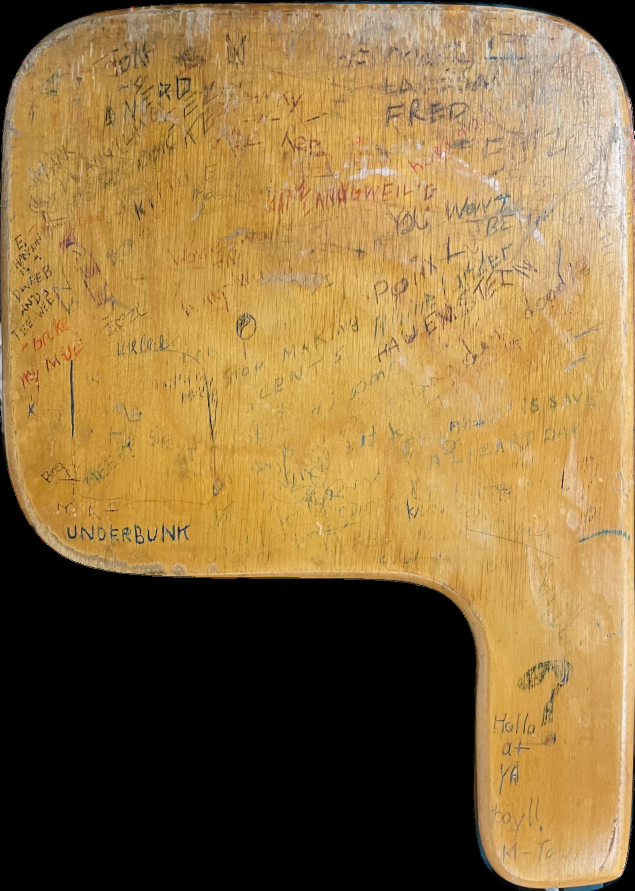
#> input picture assets/cropped/desk78.png, 1269 x 1782 px, given in place of desk78.jpeg, which was not available (shown at 1/2 size)
$ python perspective_test.py
#> lines starting #> are read from the running program, lines starting #| are printed output that depends on the picture; pictures that were not available may be replaced by others from this repository, and a replacement may not be noted
import cv2
import math
import numpy as np
import matplotlib.pyplot as plt

img = cv2.imread('images/raw_jpeg/desk78.jpeg')
#> img is the input picture: shape (1782, 1269, 3); mean B, G, R 65.1, 111.9, 140.8
rows, cols, ch = img.shape
#> rows = 1782; cols = 1269; ch = 3

# pts1 = np.float32([[3682,345], [457,349], [2448,2520],[493,2602]]) #out of order
pts1 = np.float32([[457,349], [3682,345],[2448,2520],[493,2602]]) #need these to be a rectangle lmao

# ratio=1.6
ratio = 334/449 # 449 by 334
deskH = math.sqrt((pts1[2][0]-pts1[1][0])**2 + (pts1[2][1]-pts1[1][1])**2)
deskW = ratio * deskH
pts2 = np.float32([
    [pts1[0][0], pts1[0][1]],
    [pts1[0][0]+deskW, pts1[0][1]],
    [pts1[0][0]+deskW, pts1[0][1]+deskH],
    [pts1[0][0], pts1[0][1]+deskH]
])

M = cv2.getPerspectiveTransform(pts1, pts2)

output_width = int(deskW + 500)
output_height = int(deskH + 500)
dst = cv2.warpPerspective(img, M, (output_width, output_height))
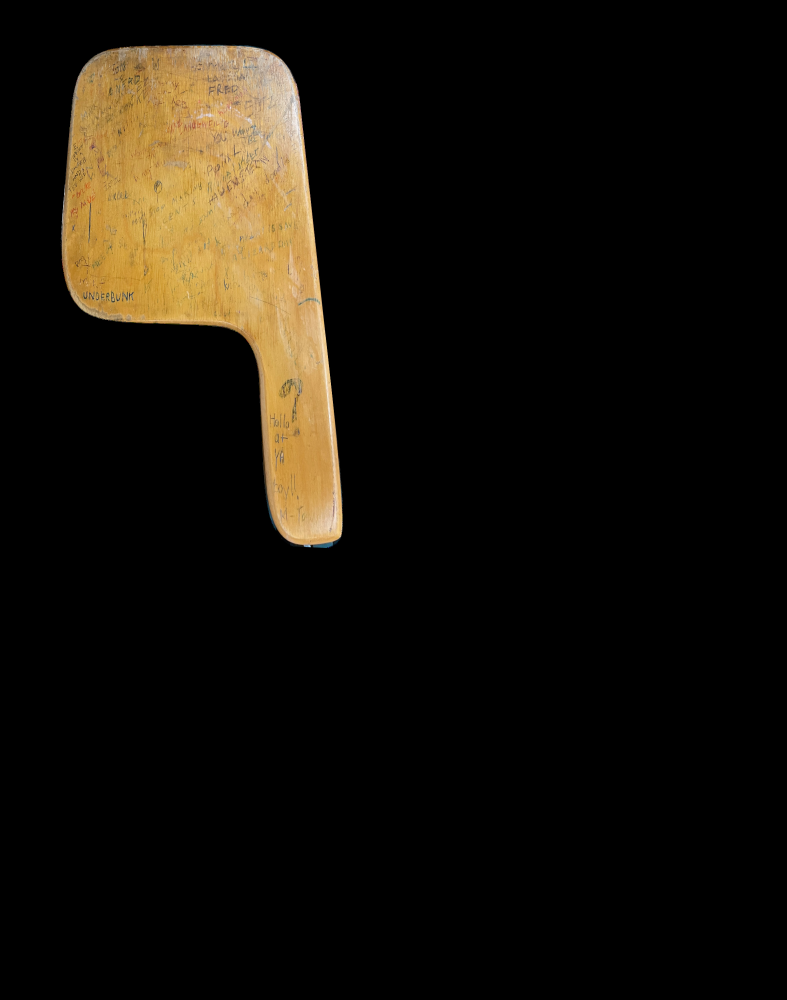
#> dst: shape (3000, 2360, 3) (shown at 1/3 size); mean B, G, R 9.5, 16.6, 20.9

# Convert BGR to RGB for matplotlib
img_rgb = cv2.cvtColor(img, cv2.COLOR_BGR2RGB)
dst_rgb = cv2.cvtColor(dst, cv2.COLOR_BGR2RGB)

plt.subplot(121), plt.imshow(img_rgb), plt.title('Input')
plt.subplot(122), plt.imshow(dst_rgb), plt.title('Output')
plt.show()
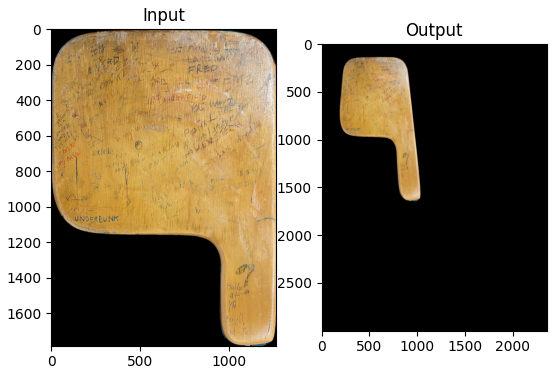
#> figure drawn by matplotlib, 2 panels

$ run again, with assets/cropped/desk1.png copied over assets/cropped/desk78.png
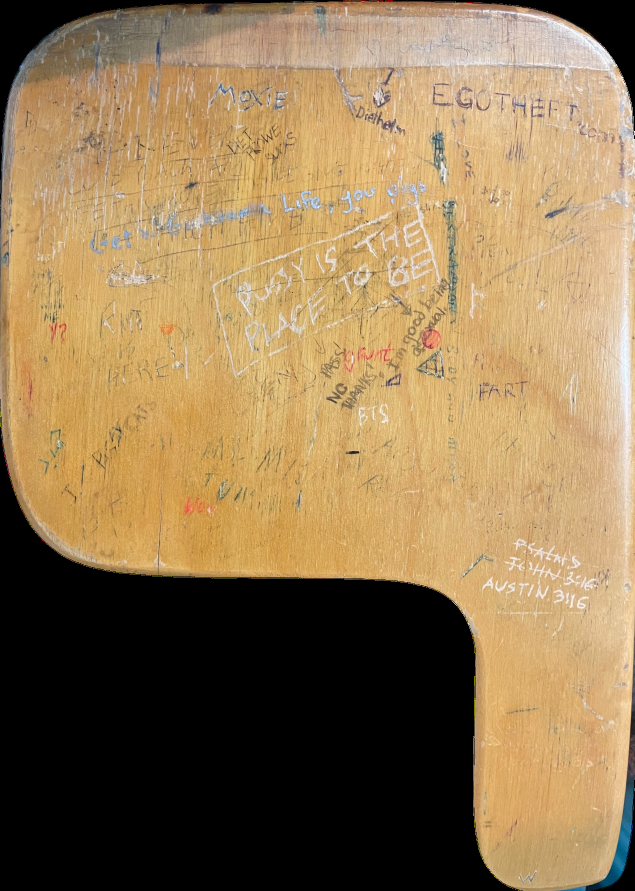
#> input picture assets/cropped/desk1.png, 1269 x 1782 px, given in place of desk78.jpeg, which was not available (shown at 1/2 size)
#> img is the input picture: shape (1782, 1269, 3); mean B, G, R 84, 120.5, 145.7
#> `dst = cv2.warpPerspective(img, M, (output_width, output_height))`:
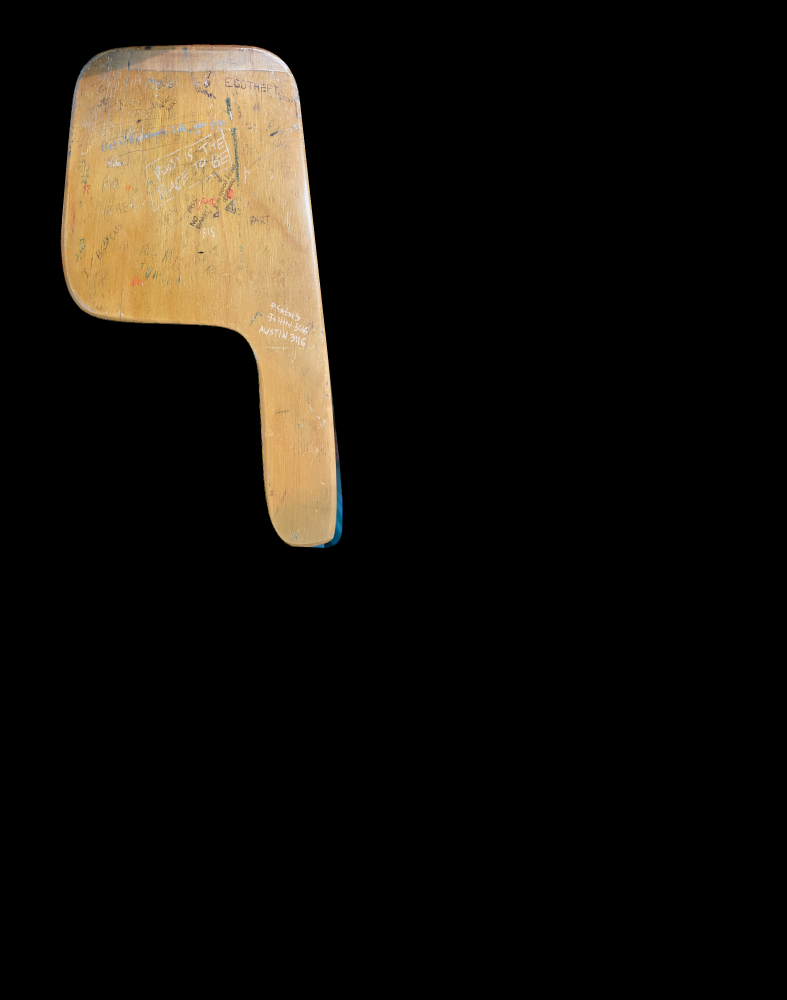
#> dst: shape (3000, 2360, 3) (shown at 1/3 size); mean B, G, R 12.2, 17.8, 21.5
#> `plt.show()`:
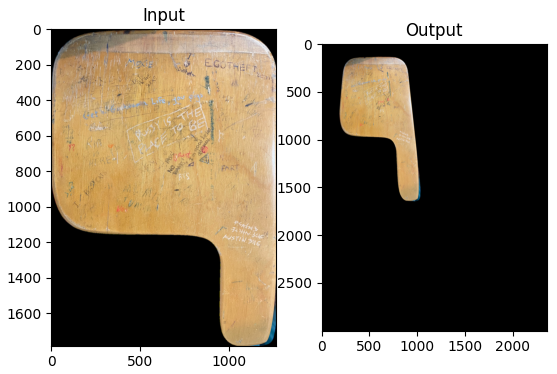
#> figure drawn by matplotlib, 2 panels

$ run again, with assets/cropped/desk10.png copied over assets/cropped/desk78.png
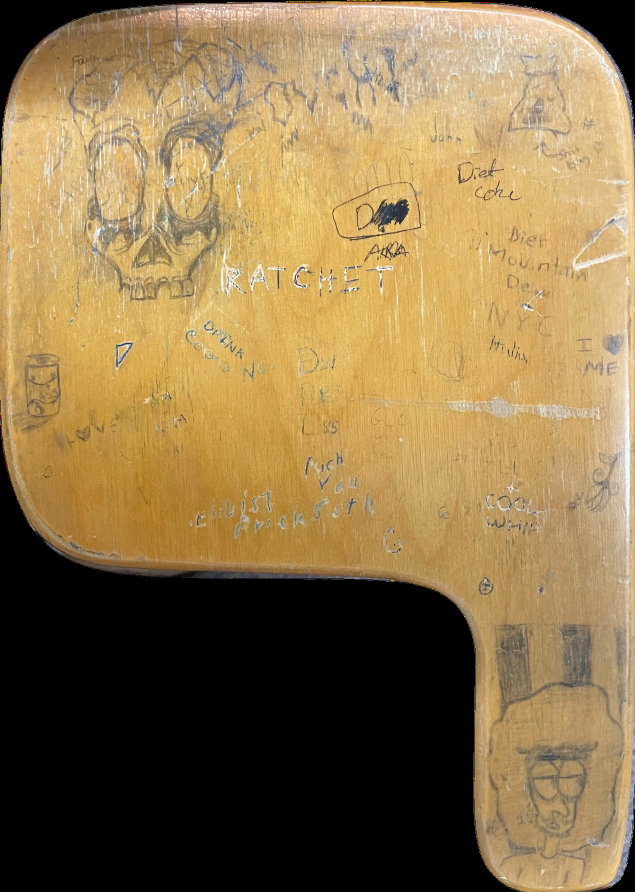
#> input picture assets/cropped/desk10.png, 1270 x 1784 px, given in place of desk78.jpeg, which was not available (shown at 1/2 size)
#> img is the input picture: shape (1784, 1270, 3); mean B, G, R 76.1, 116.7, 140.4
#> `dst = cv2.warpPerspective(img, M, (output_width, output_height))`:
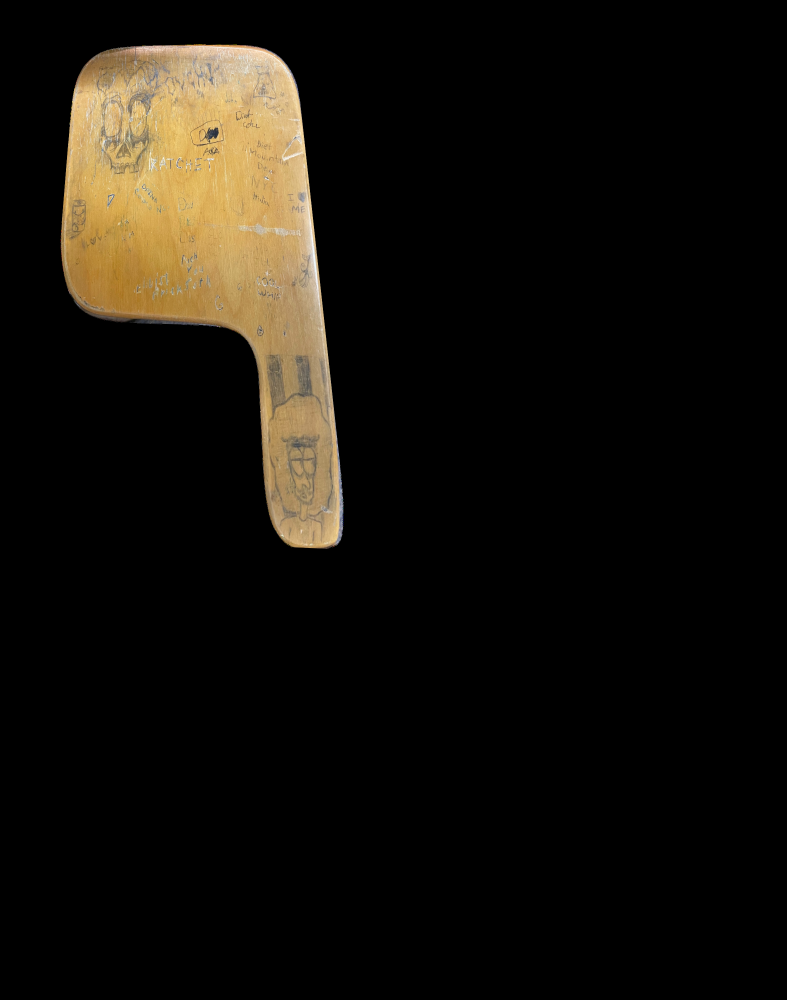
#> dst: shape (3000, 2360, 3) (shown at 1/3 size); mean B, G, R 10.9, 16.8, 20.3
#> `plt.show()`:
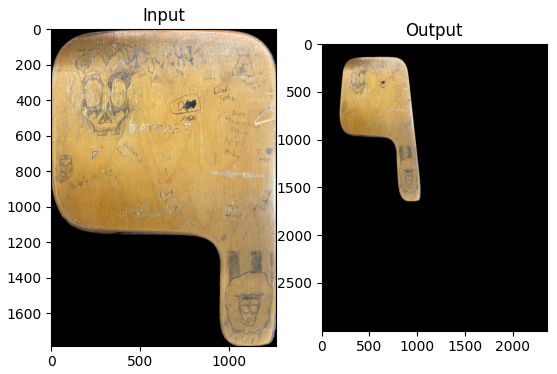
#> figure drawn by matplotlib, 2 panels

$ run again, with assets/cropped/desk100.png copied over assets/cropped/desk78.png
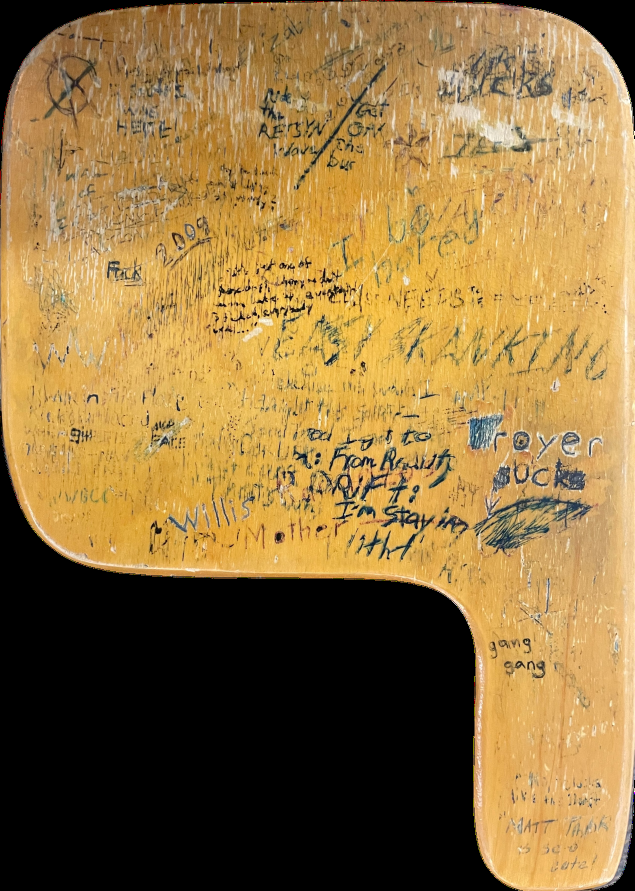
#> input picture assets/cropped/desk100.png, 1269 x 1782 px, given in place of desk78.jpeg, which was not available (shown at 1/2 size)
#> img is the input picture: shape (1782, 1269, 3); mean B, G, R 64.3, 113.8, 143.5
#> `dst = cv2.warpPerspective(img, M, (output_width, output_height))`:
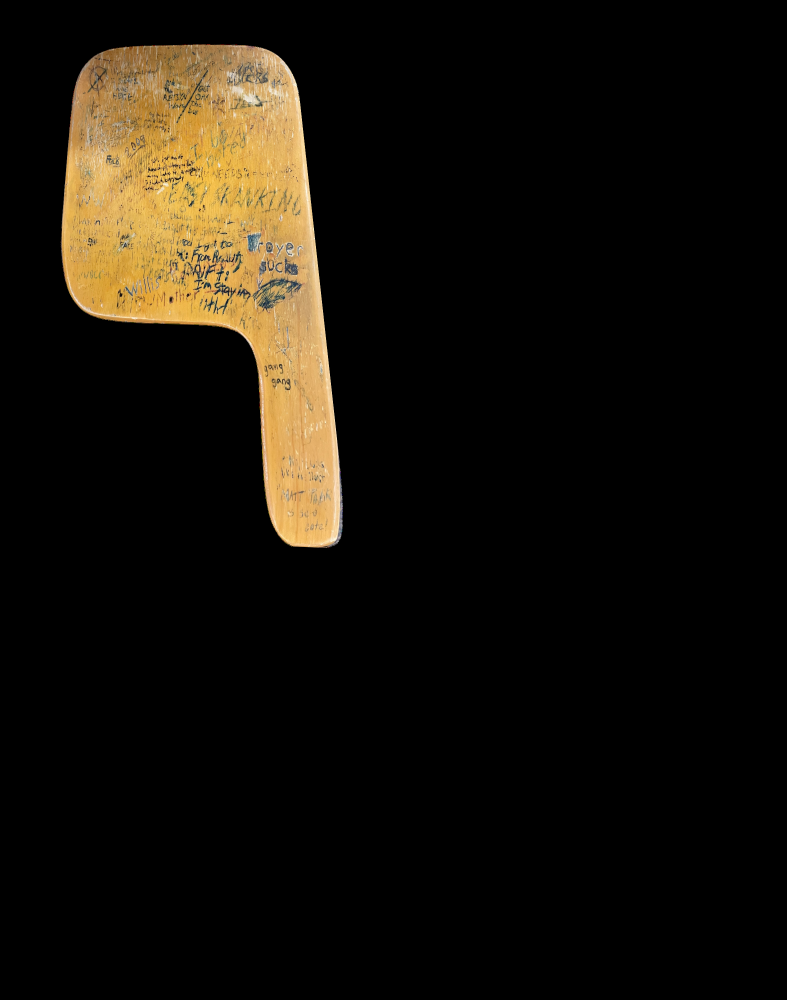
#> dst: shape (3000, 2360, 3) (shown at 1/3 size); mean B, G, R 9.6, 17, 21.5
#> `plt.show()`:
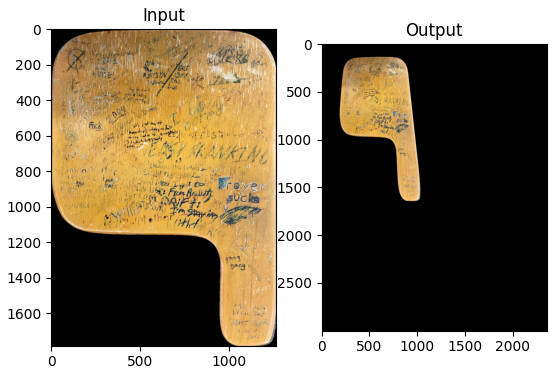
#> figure drawn by matplotlib, 2 panels
